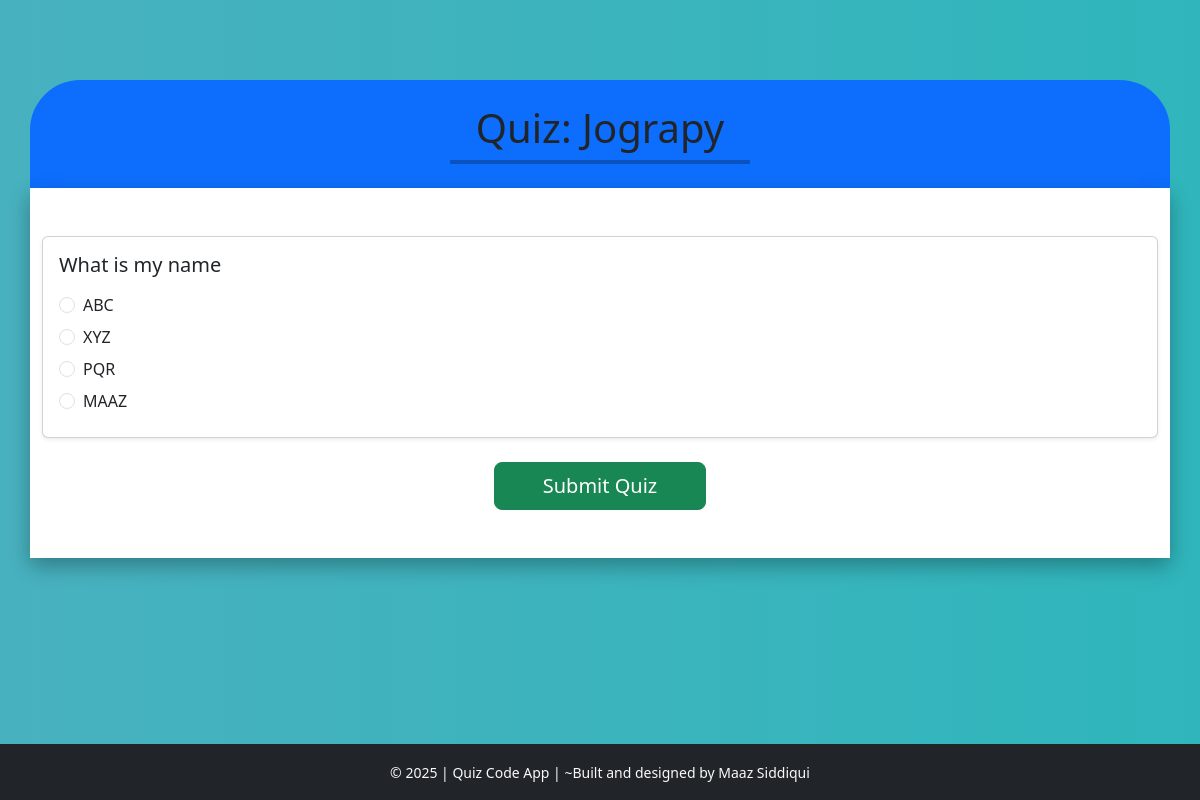
Page /quiz/4 on the committed database.
### Quizapp/models.py (models this page shows, shortened)
class Subject(models.Model):
    name = models.CharField(max_length=100)

class Question(models.Model):
    subject = models.ForeignKey(Subject,on_delete=models.CASCADE)
    question_text  = models.CharField(max_length=300)
    option1  = models.CharField(max_length=100)
    option2  = models.CharField(max_length=100)
    option3  = models.CharField(max_length=100)
    option4  = models.CharField(max_length=100)
    correct_option  = models.IntegerField(choices=[(1,'Option1'),(2,'Option2'),(3,'Option3'),(4,'Option4'),])

### Quizapp/views.py (the view, shortened to what this page needs)
# urls.py: path('quiz/<int:subject_id>', views.quiz,name='quiz'),
def quiz(request,subject_id):
    subject  = get_object_or_404(Subject,pk=subject_id)
    questions = Question.objects.filter(subject=subject)
    return render(request,'quiz.html',{'sub':subject,'ques':questions})

### templates/quiz.html (shortened to what this page needs)
<!DOCTYPE html>
<html lang="en">
<head>
  <link href="https://cdn.jsdelivr.net/npm/bootstrap@5.3.2/dist/css/bootstrap.min.css" rel="stylesheet">
</head>
<body class="bg-light">
<main>
  <div class="text-center text-dark bg-primary p-4 container"
       style="border-top-left-radius: 50px; border-top-right-radius: 50px;margin-top: 5rem;">
    <h1>Quiz: {{sub.name}}</h1>
    <hr style="width: 300px; margin: 0 auto; border: 2px solid #000;">
  </div>
  <div class="container bg-white py-5"
       style="margin-bottom:2rem;background-color:rgba(242, 238, 232, 0.454);box-shadow: 0 8px 20px rgba(0,0,0,0.3);">
    <form action="{% url 'quiz' subject_id=sub.id %}" method="post">
      {% for i in ques %}
      <div class="card question-card mb-4 p-3 shadow-sm">
        <h5 class="mb-3">{{ i.question_text }}</h5>
        <div class="form-check mb-2">
          <input class="form-check-input" type="radio" name="{{ i.id }}" value="1" id="q{{ i.id }}-1">
          <label class="form-check-label" for="q{{ i.id }}-1">{{ i.option1 }}</label>
        </div>
        <div class="form-check mb-2">
          <input class="form-check-input" type="radio" name="{{ i.id }}" value="2" id="q{{ i.id }}-2">
          <label class="form-check-label" for="q{{ i.id }}-2">{{ i.option2 }}</label>
        </div>
        <div class="form-check mb-2">
          <input class="form-check-input" type="radio" name="{{ i.id }}" value="3" id="q{{ i.id }}-3">
          <label class="form-check-label" for="q{{ i.id }}-3">{{ i.option3 }}</label>
        </div>
        <div class="form-check mb-2">
          <input class="form-check-input" type="radio" name="{{ i.id }}" value="4" id="q{{ i.id }}-4">
          <label class="form-check-label" for="q{{ i.id }}-4">{{ i.option4 }}</label>
        </div>
      </div>
      {% endfor %}
      <div class="text-center mt-4">
        <button type="submit" class="btn btn-success btn-lg px-5">Submit Quiz</button>
      </div>
    </form>
  </div>
</main>
<footer class="bg-dark text-light py-3">
  <div class="container text-center text-decoration-none">
    <small>
      &copy; 2025 | Quiz Code App | ~Built and designed by Maaz Siddiqui
    </small>
  </div>
</footer>
</body>
</html>

### templates/quiz.html (style rules this page uses)
.question-card { transition: transform 0.3s, box-shadow 0.3s; }
body { margin: 0; background: linear-gradient(270deg, #ff6a00, #ee0979, #06beb6, #48b1bf); background-size: 800% 800%; animation: gradientMove 12s ease infinite; min-height: 100vh; display: flex; flex-direction: column; }
main { flex: 1; }

### rows in the picture
Subject: name "Jograpy"
Question: question_text "What is my name", option1 "ABC", option2 "XYZ", option3 "PQR", option4 "MAAZ"
